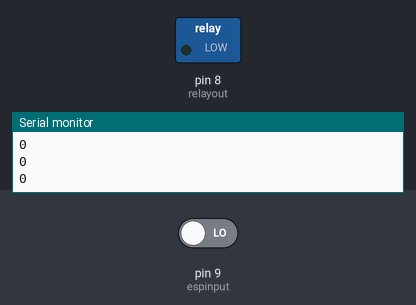
Bench run of a sketch on a simulated Arduino Uno, built with avr-gcc and run on an emulated ATmega328P. On the bench: switched loads named in the sketch (green lamp = pin HIGH), the last lines printed to the serial monitor. The test bench sets the inputs (shaded band); at power-on: pin 9 (espinput) LOW.

Above: at 1.2 s.
1.3 s: pin 9 (espinput) driven HIGH
At 1.6 s:
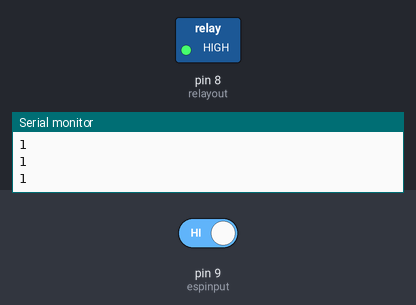
2.8 s: pin 9 (espinput) driven LOW
At 4.1 s:
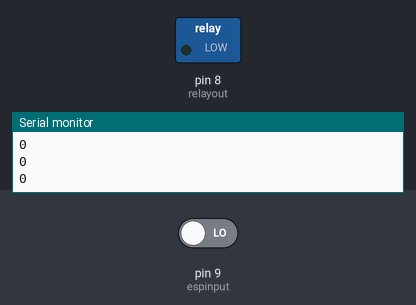
Timing chart, 0 to 5.8 s (numbered marks = the images above; inputs shaded):
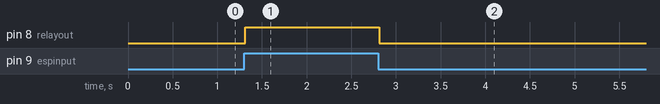

The sketch:

esp_in_1.ino
```cpp
const int espinput = 9;
const int relayout = 8;


void setup() {

  pinMode (espinput,INPUT);
  pinMode (relayout,OUTPUT);
  delay(10);
  digitalWrite(relayout ,HIGH);
  Serial.begin(9600);

}

void loop() {

  relayfet();
  delay(50);
}

void relayfet() {

  int rin = digitalRead(espinput);
  digitalWrite(relayout , rin);
  Serial.println(rin);
}
```

Measured:
- after the input at 1.3 s, pin 8 (relayout): LOW → HIGH at once
- after the input at 2.8 s, pin 8 (relayout): HIGH → LOW at once
